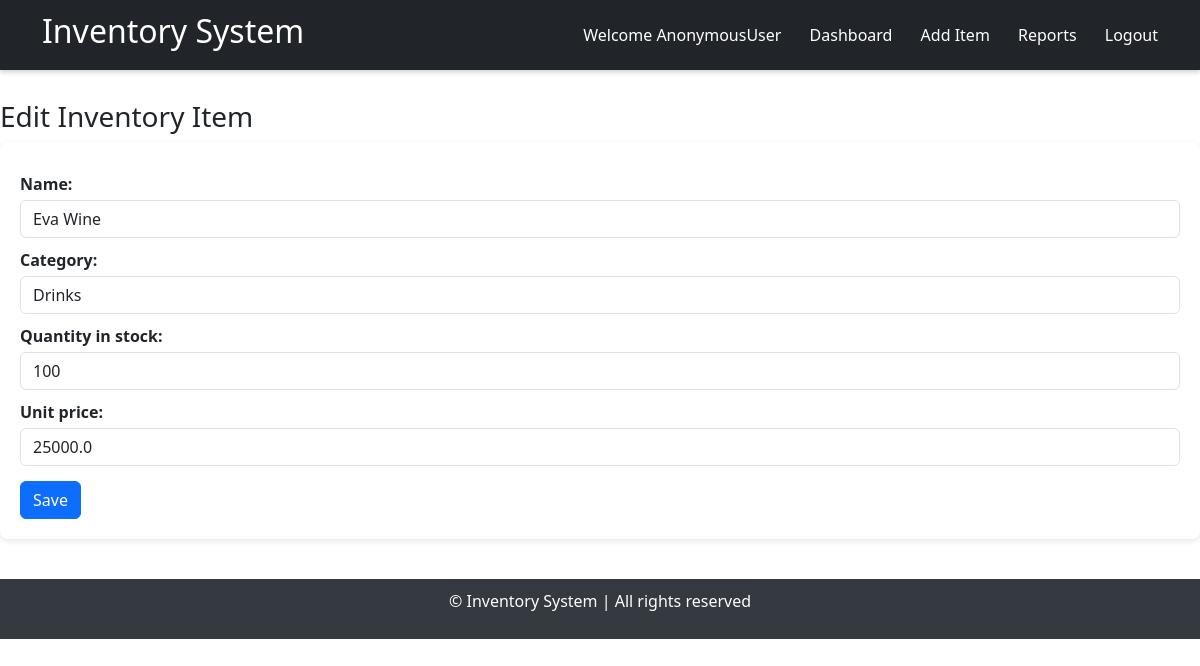
Screenshot of /edit-item/1/ with the database file from the repository.
### inventory/models.py (models this page shows, shortened)
class Product(models.Model):
    name = models.CharField(max_length=150)
    category = models.ForeignKey(Category, on_delete=models.CASCADE, related_name='products')
    unit_price = models.DecimalField(max_digits=10, decimal_places=1)
    quantity_in_stock = models.PositiveIntegerField(default=0)
    reorder_level = models.PositiveIntegerField(default=10) # Alert Level
    created_at = models.DateTimeField(auto_now_add=True)
    class Meta:
        verbose_name = 'Product'
        verbose_name_plural = 'Products'
        ordering = ['-created_at']

class Category(models.Model):
    name = models.CharField(max_length=100, unique=True)
    description = models.TextField(blank=True)
    created_at = models.DateTimeField(auto_now_add=True)
    class Meta:
        verbose_name = 'Category'
        verbose_name_plural = 'Categories'
    def __str__(self):
        return self.name

### inventory/views.py (the view, shortened to what this page needs)
# urls.py: path('edit-item/<int:pk>/', views.EditItemView.as_view(), name='edit-item'),
class EditItemView(View):
    def get(self, request, pk):
        product = Product.objects.get(pk=pk)
        edit_form = ProductEditForm(instance=product)
        context = {
            "form": edit_form,
            "product": product
        }
        return render(request, 'inventory/edit-item.html', context)

### inventory/forms.py
class ProductEditForm(forms.ModelForm):
    class Meta:
        model = Product
        fields = ['name', 'category', 'quantity_in_stock', 'unit_price']
        widgets = {
            'name': forms.TextInput(attrs={'class': 'form-control'}),
            'category': forms.Select(attrs={'class': 'form-control'}),
            'quantity_in_stock': forms.NumberInput(attrs={'class': 'form-control'}),
            'unit_price': forms.NumberInput(attrs={'class': 'form-control'}),
        }

### inventory/templates/inventory/edit-item.html (shortened to what this page needs)
{% extends 'inventory/home.html'%}
{% block content %}
        <h3 style="margin-top: 40px;">Edit Inventory Item</h3>
        <form action="" method="post">
            {{form}}
            <button type="submit" class="btn btn-primary">Save</button>
        </form>
{% endblock %}

### inventory/static/inventory/css/styles.css (style rules this page uses)
* { margin: 0; padding: 0; box-sizing: border-box; }
body { font-family: 'Segoe UI', Tahoma, sans-serif; background-color: #f8f9fa; color: #333; line-height: 1.6; padding-top: 60px; }
.btn { display: inline-block; padding: 8px 15px; font-size: 0.9rem; border-radius: 4px; text-decoration: none; cursor: pointer; transition: background 0.3s ease; }
.btn-primary { background-color: #007bff; color: white; }
form { background: white; padding: 20px; border-radius: 8px; box-shadow: 0 2px 6px rgba(0,0,0,0.1); }
form label { display: block; font-weight: bold; margin-top: 10px; }
form input, form select, form textarea { width: 100%; padding: 8px; margin-top: 4px; border-radius: 4px; border: 1px solid #ced4da; font-size: 0.9rem; }
form button { margin-top: 15px; }

### rows the page displays
Product: name "Eva Wine", category "Drinks", quantity_in_stock "100", unit_price "25000.0"

### other values shown
{{ request.user }} "AnonymousUser"
